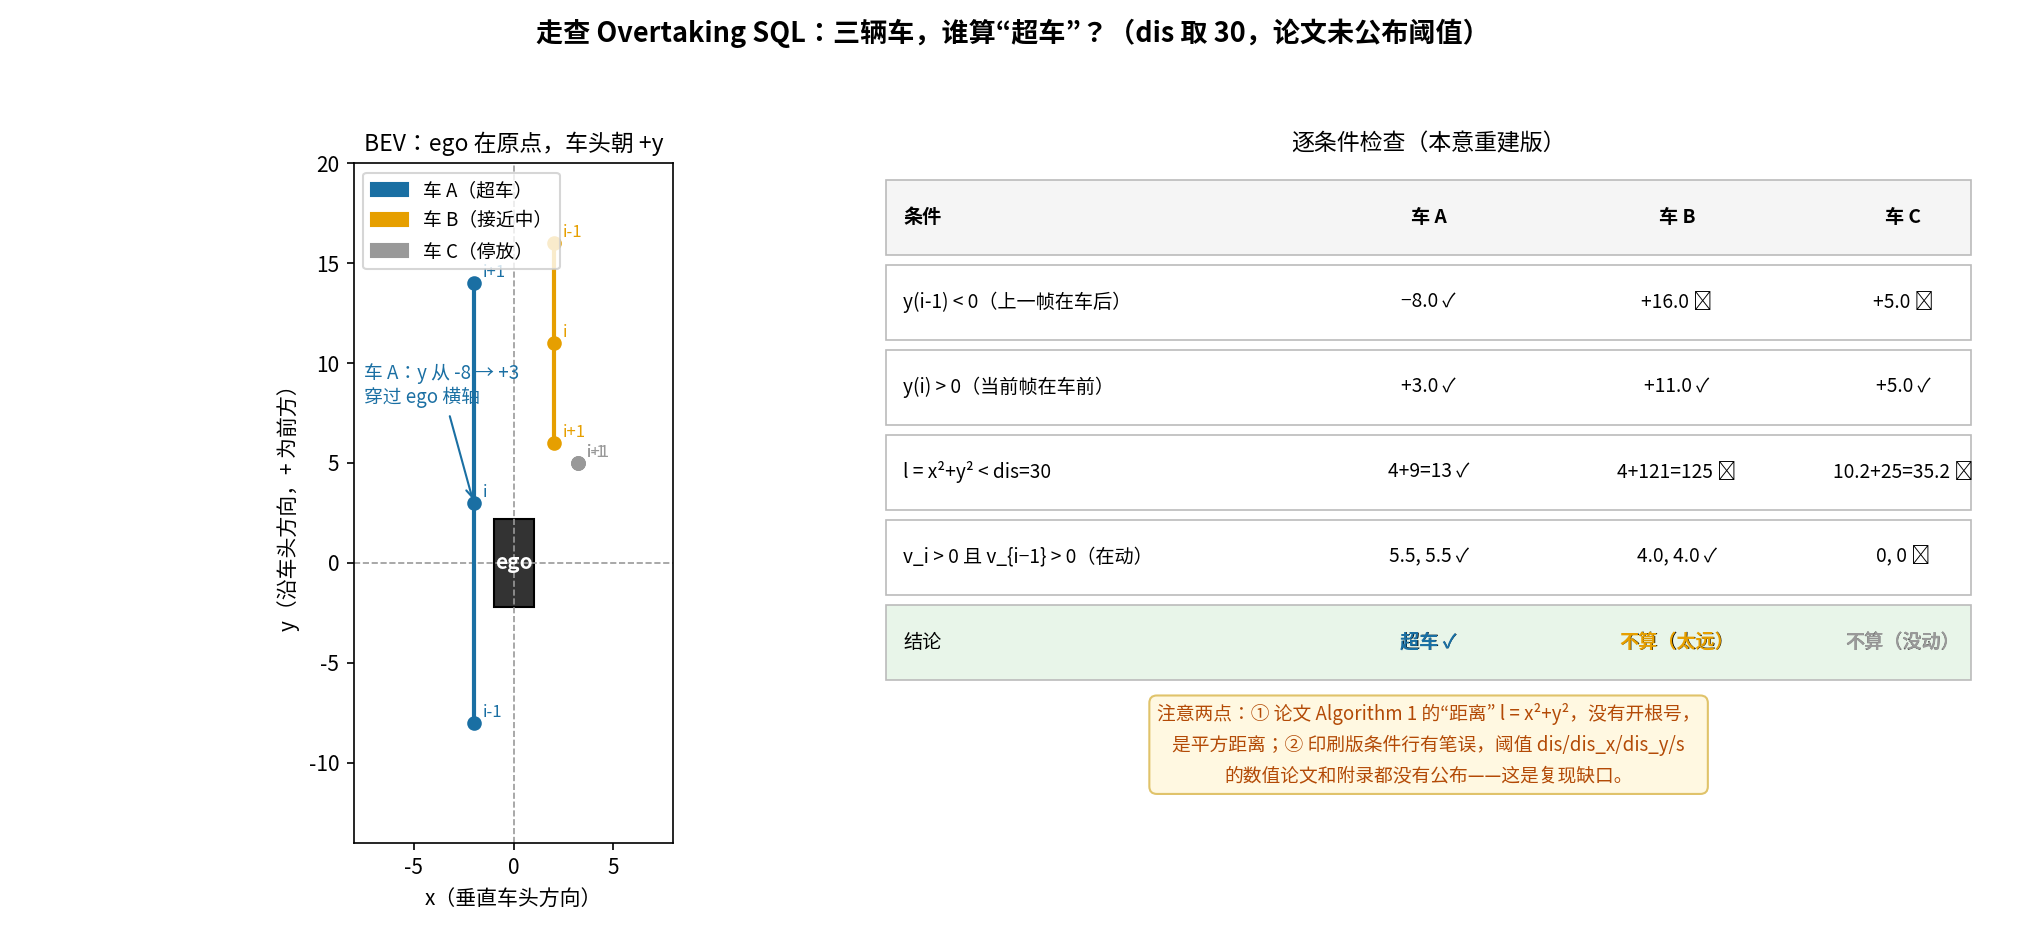

Generate this figure with Python:
# -*- coding: utf-8 -*-
"""Overtaking SQL（Algorithm 11）在一个具体三帧场景上的走查：
ego 坐标系：x 垂直车头方向，y 沿车头方向。l = x^2+y^2（论文式，未开根）。
注：论文印刷的条件行有笔误（Mi-1[d][0]<0 且 >0 不可能同时成立），
此处按“y 由负变正 = 从车后跑到车前”的本意重建逻辑，并在正文说明。"""
import matplotlib
matplotlib.use("Agg")
import matplotlib.pyplot as plt
import matplotlib.patches as mpatches
import numpy as np

plt.rcParams["font.family"] = "Noto Sans CJK JP"
plt.rcParams["axes.unicode_minus"] = False

fig, (ax1, ax2) = plt.subplots(1, 2, figsize=(13.5, 6.2), gridspec_kw={"width_ratios": [1, 1.15]})
fig.suptitle("走查 Overtaking SQL：三辆车，谁算“超车”？（dis 取 30，论文未公布阈值）", fontsize=13, weight="bold", y=0.98)

# ---------- 左：BEV 轨迹 ----------
ax1.set_xlim(-8, 8); ax1.set_ylim(-14, 20); ax1.set_aspect("equal")
ax1.set_xlabel("x（垂直车头方向）"); ax1.set_ylabel("y（沿车头方向，+ 为前方）")
ax1.set_title("BEV：ego 在原点，车头朝 +y", fontsize=11)
ax1.axhline(0, color="#999", lw=0.8, ls="--"); ax1.axvline(0, color="#999", lw=0.8, ls="--")
ax1.add_patch(mpatches.Rectangle((-1, -2.2), 2, 4.4, fc="#333", ec="k"))
ax1.text(0, 0, "ego", color="white", ha="center", va="center", fontsize=10, weight="bold")

cars = {
    "A": {"pos": [(-2.0, -8.0), (-2.0, 3.0), (-2.0, 14.0)], "c": "#1a6fa3", "name": "车 A（超车）"},
    "B": {"pos": [(2.0, 16.0), (2.0, 11.0), (2.0, 6.0)], "c": "#e69f00", "name": "车 B（接近中）"},
    "C": {"pos": [(3.2, 5.0), (3.2, 5.0), (3.2, 5.0)], "c": "#999999", "name": "车 C（停放）"},
}
for k, car in cars.items():
    xs = [p[0] for p in car["pos"]]; ys = [p[1] for p in car["pos"]]
    ax1.plot(xs, ys, color=car["c"], lw=2, marker="o", ms=6)
    for (x, y), f in zip(car["pos"], ["i-1", "i", "i+1"]):
        ax1.text(x + 0.45, y + 0.3, f, fontsize=8, color=car["c"])
ax1.legend([mpatches.Patch(color=cars[k]["c"]) for k in "ABC"],
           [cars[k]["name"] for k in "ABC"], loc="upper left", fontsize=9)
ax1.annotate("车 A：y 从 -8 → +3\n穿过 ego 横轴", xy=(-2, 3), xytext=(-7.5, 8),
             fontsize=9, color="#1a6fa3",
             arrowprops=dict(arrowstyle="->", color="#1a6fa3"))

# ---------- 右：条件检查表 ----------
ax2.axis("off"); ax2.set_xlim(0, 10); ax2.set_ylim(0, 10)
ax2.set_title("逐条件检查（本意重建版）", fontsize=11)

rows = [
    ("条件", "车 A", "车 B", "车 C"),
    ("y(i-1) < 0（上一帧在车后）", "−8.0 ✓", "+16.0 ✗", "+5.0 ✗"),
    ("y(i) > 0（当前帧在车前）", "+3.0 ✓", "+11.0 ✓", "+5.0 ✓"),
    ("l = x²+y² < dis=30", "4+9=13 ✓", "4+121=125 ✗", "10.2+25=35.2 ✗"),
    ("v_i > 0 且 v_{i−1} > 0（在动）", "5.5, 5.5 ✓", "4.0, 4.0 ✓", "0, 0 ✗"),
    ("结论", "超车 ✓", "不算（太远）", "不算（没动）"),
]
y0 = 9.2
for ri, row in enumerate(rows):
    y = y0 - ri * 1.25
    bg = "#f5f5f5" if ri == 0 else ("#e8f5e9" if ri == 5 else "white")
    ax2.add_patch(mpatches.Rectangle((0.2, y - 0.55), 9.6, 1.1, fc=bg, ec="#bbb", lw=0.8))
    for ci, cell in enumerate(row):
        x = [2.6, 5.0, 7.2, 9.2][ci] if ci else 0.35
        ax2.text(x if ci else 0.35, y, cell, fontsize=9.2, ha="center" if ci else "left",
                 va="center", weight="bold" if ri == 0 else "normal")
    if ri == 5:
        for cx, col in zip([5.0, 7.2, 9.2], ["#1a6fa3", "#e69f00", "#999999"]):
            ax2.text(cx, y, rows[ri][[5.0, 7.2, 9.2].index(cx)+1], fontsize=9.2, ha="center",
                     va="center", weight="bold", color=col)

ax2.text(5, 0.9, "注意两点：① 论文 Algorithm 1 的“距离” l = x²+y²，没有开根号，\n"
                 "是平方距离；② 印刷版条件行有笔误，阈值 dis/dis_x/dis_y/s\n"
                 "的数值论文和附录都没有公布——这是复现缺口。",
         fontsize=9, ha="center", color="#b34a06", linespacing=1.6,
         bbox=dict(fc="#fff8e1", ec="#e0c36a", boxstyle="round,pad=0.4"))

plt.tight_layout(rect=[0, 0, 1, 0.94])
plt.savefig("/home/hatch/workspace/your_files/paper-xray-100/papers/089-Agent-nuinstruct/fig-overtake-example.png", dpi=150)
print("saved fig-overtake-example.png")
